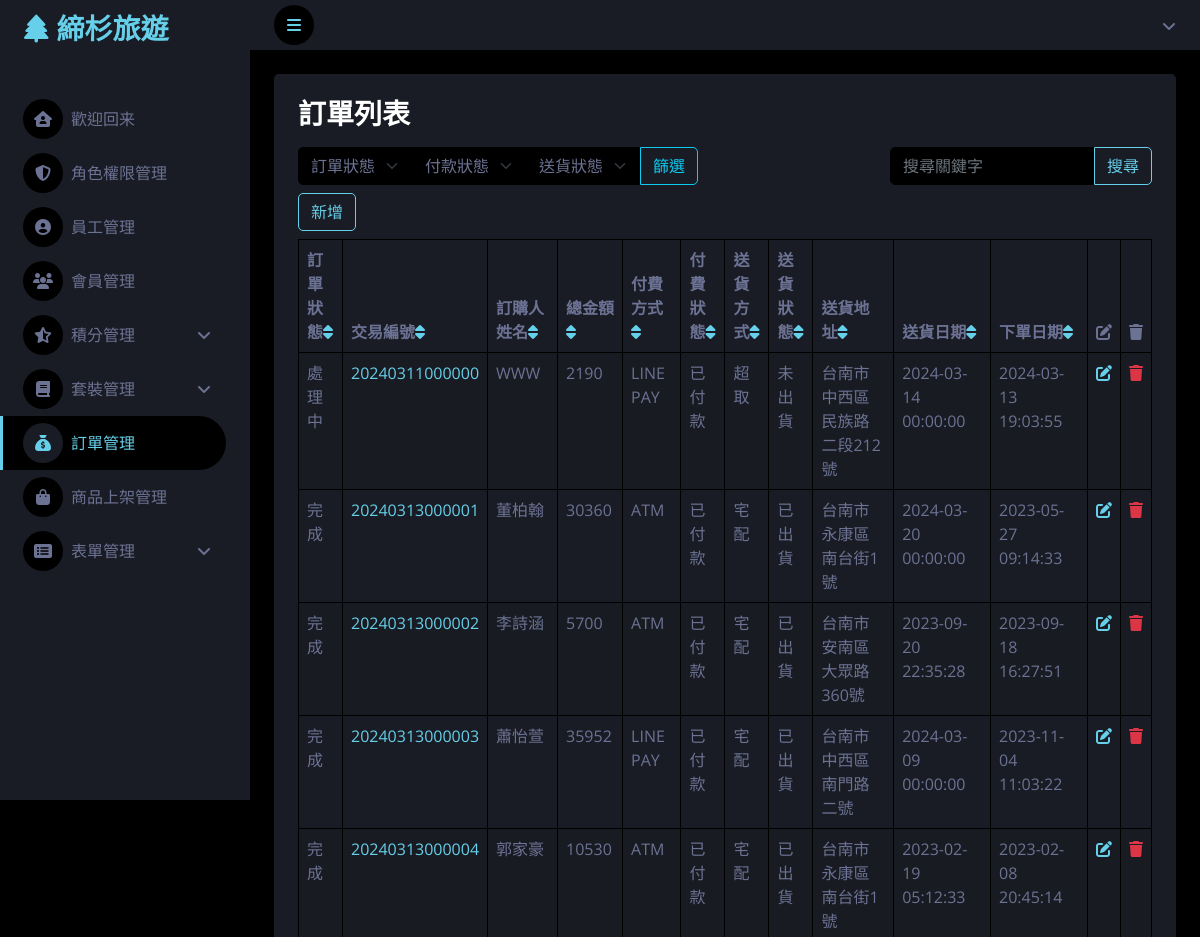
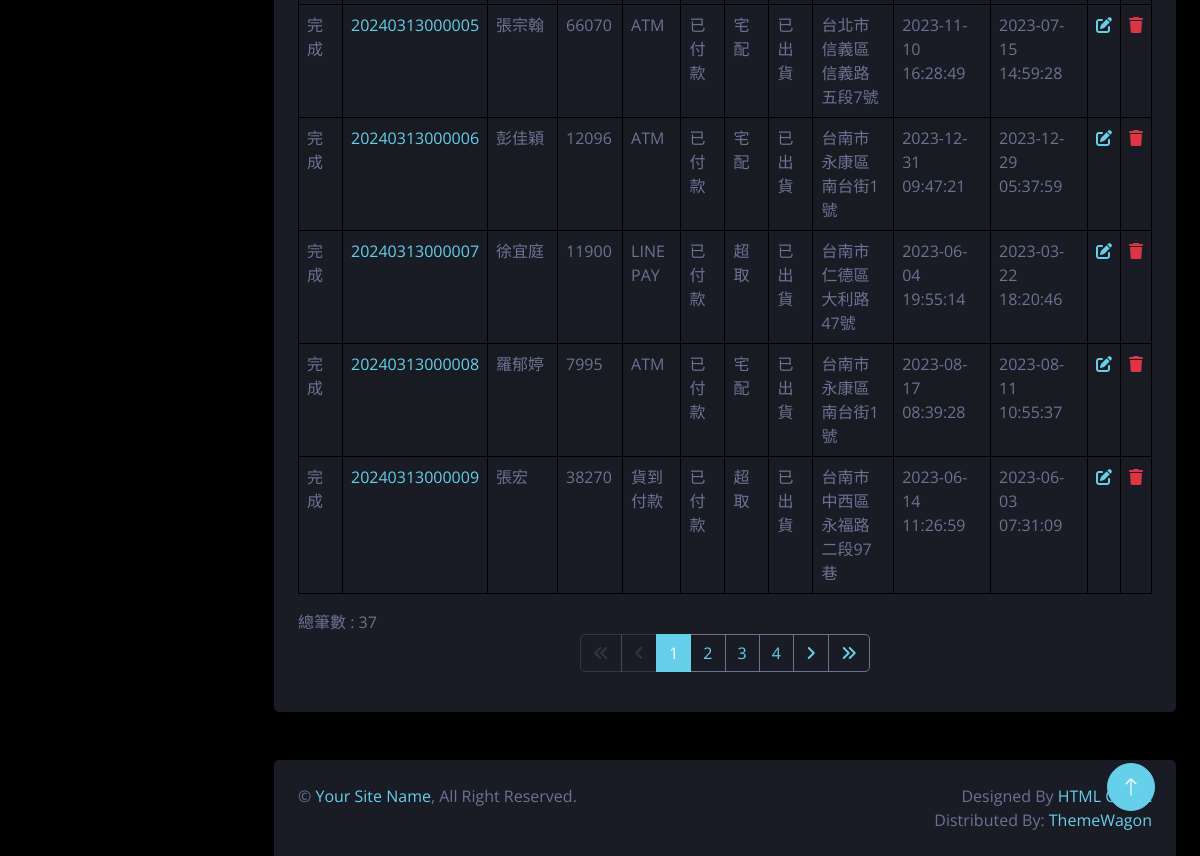
/order/orderList-admin.php, run on the app's committed database (2 pictures, top to bottom).
### tables this page shows
CREATE TABLE `order` (
  `order_id` int(255) NOT NULL,
  `transaction_id` varchar(255) NOT NULL,
  `customer_id` int(50) DEFAULT NULL,
  `purchaser_name` varchar(50) DEFAULT NULL,
  `purchaser_mobile` varchar(50) DEFAULT NULL,
  `purchaser_email` varchar(50) DEFAULT NULL,
  `recipient_name` varchar(50) DEFAULT NULL,
  `recipient_mobile` varchar(50) DEFAULT NULL,
  `total_amount` int(50) NOT NULL,
  `payment_method` varchar(50) DEFAULT NULL,
  `shipping_method` varchar(50) DEFAULT NULL,
  `shipping_address` varchar(50) DEFAULT NULL,
  `invoice_type` varchar(50) DEFAULT NULL,
  `invoice_code` varchar(50) DEFAULT NULL,
  `company_title` varchar(50) DEFAULT NULL,
  `order_date` datetime DEFAULT NULL,
  `payment_status` varchar(50) DEFAULT NULL,
  `shipping_status` varchar(50) DEFAULT NULL,
  `shipping_date` datetime DEFAULT NULL,
  `order_status` varchar(50) DEFAULT NULL
);

### order/orderList-admin.php (the view, shortened to what this page needs)
<?php require __DIR__ . '/parts/pdo-connect.php';session_start();
$isAbled = $_SESSION['permission']['orders'] == 'view' ? 'disabled' : '';
$page = isset($_GET['page']) ? intval($_GET['page']) : 1;
$perPage = 10;
$t_sql = "SELECT COUNT(1) FROM `order`";
$t_stmt = $pdo->query($t_sql);
$totalRows = $t_stmt->fetch(PDO::FETCH_NUM)[0];
$totalPage = ceil($totalRows / $perPage);
$rows = [];
if ($totalRows > 0) {
    $sql = sprintf("SELECT * FROM `order` LIMIT %s,%s", ($page - 1) * $perPage, $perPage);
    $rows = $pdo->query($sql)->fetchAll();
}
$sort_column = isset($_GET['sort_column']) ? $_GET['sort_column'] : '';
$sort_order = isset($_GET['sort_order']) ? $_GET['sort_order'] : 'ASC';
?>
<?php include '../parts/html-head.php' ?>
<?php include '../parts/spinner.php' ?>
<?php include '../parts/slidebar.php' ?>
<?php include '../parts/navbar.php' ?>
<div class="m-4">
    <div class="bg-secondary rounded h-100 p-4 w-100">
    <h3 class="pb-3">訂單列表</h3>
        <div class="row g-4">
            <div class="col mt-3 mb-1 d-flex justify-content-between">
                <?php include __DIR__ . '/filter.php'; ?>
                <?php include __DIR__ . '/search_input.php'; ?>
            </div>
        </div>
        <div class="row d-flex">
            <div class="col">
            <button class="btn btn-outline-primary mb-2" type="button" onclick="window.location.href='add.php';" <?= $isAbled ?>>新增</button>
                <table class="table table-bordered table-striped w-100">
                    <thead>
                        <tr>
                            <th>訂單狀態<a href="?page=<?= $page ?>&sort_column=order_status&sort_order=<?= $sort_column === 'order_status' && $sort_order === 'ASC' ? 'DESC' : 'ASC' ?>"><i class="fa-solid fa-sort"></i></a></th>
                            <th>交易編號<a href="?page=<?= $page ?>&sort_column=transaction_id&sort_order=<?= $sort_column === 'transaction_id' && $sort_order === 'ASC' ? 'DESC' : 'ASC' ?>"><i class="fa-solid fa-sort"></i></a></th>
                            <th>訂購人姓名<a href="?page=<?= $page ?>&sort_column=purchaser_name&sort_order=<?= $sort_column === 'purchaser_name' && $sort_order === 'ASC' ? 'DESC' : 'ASC' ?>"><i class="fa-solid fa-sort"></i></a></th>
                            <th>總金額<a href="?page=<?= $page ?>&sort_column=total_amount&sort_order=<?= $sort_column === 'total_amount' && $sort_order === 'ASC' ? 'DESC' : 'ASC' ?>"><i class="fa-solid fa-sort"></i></a></th>
                            <th>付費方式<a href="?page=<?= $page ?>&sort_column=payment_method&sort_order=<?= $sort_column === 'payment_method' && $sort_order === 'ASC' ? 'DESC' : 'ASC' ?>"><i class="fa-solid fa-sort"></i></a></th>
                            <th>付費狀態<a href="?page=<?= $page ?>&sort_column=payment_status&sort_order=<?= $sort_column === 'payment_status' && $sort_order === 'ASC' ? 'DESC' : 'ASC' ?>"><i class="fa-solid fa-sort"></i></a></th>
                            <th>送貨方式<a href="?page=<?= $page ?>&sort_column=shipping_method&sort_order=<?= $sort_column === 'shipping_method' && $sort_order === 'ASC' ? 'DESC' : 'ASC' ?>"><i class="fa-solid fa-sort"></i></a></th>
                            <th>送貨狀態<a href="?page=<?= $page ?>&sort_column=shipping_status&sort_order=<?= $sort_column === 'shipping_status' && $sort_order === 'ASC' ? 'DESC' : 'ASC' ?>"><i class="fa-solid fa-sort"></i></a></th>
                            <th>送貨地址<a href="?page=<?= $page ?>&sort_column=shipping_address&sort_order=<?= $sort_column === 'shipping_address' && $sort_order === 'ASC' ? 'DESC' : 'ASC' ?>"><i class="fa-solid fa-sort"></i></a></th>
                            <th>送貨日期<a href="?page=<?= $page ?>&sort_column=shipping_date&sort_order=<?= $sort_column === 'shipping_date' && $sort_order === 'ASC' ? 'DESC' : 'ASC' ?>"><i class="fa-solid fa-sort"></i></a></th>
                            <th>下單日期<a href="?page=<?= $page ?>&sort_column=order_date&sort_order=<?= $sort_column === 'order_date' && $sort_order === 'ASC' ? 'DESC' : 'ASC' ?>"><i class="fa-solid fa-sort"></i></a></th>
                            <th><i class="fa-solid fa-pen-to-square"></i></th>
                            <th><i class="fa-solid fa-trash"></i></th>
                        </tr>
                    </thead>
                    <tbody>
                        <?php foreach ($rows as $r) : ?>
                            <tr>
                                <td><?= $r['order_status'] ?></td>
                                <td><a href="order_detail.php?transaction_id=<?= htmlentities($r['transaction_id']) ?>"><?= htmlentities($r['transaction_id']) ?></td>
                                <td><?= $r['purchaser_name'] ?></td>
                                <td><?= $r['total_amount'] ?></td>
                                <td><?= $r['payment_method'] ?></td>
                                <td><?= $r['payment_status'] ?></td>
                                <td><?= $r['shipping_method'] ?></td>
                                <td><?= $r['shipping_status'] ?></td>
                                <td><?= $r['shipping_address'] ?></td>
                                <td><?= $r['shipping_date'] ?></td>
                                <td><?= $r['order_date'] ?></td>
                                <td><a href="edit.php?order_id=<?= $r['order_id'] ?>" class="<?= $isAbled ?>"><i class="fa-solid fa-pen-to-square"></i></a></td>
                                <td><a href="javascript:deleteOne(<?= $r['order_id'] ?>)" class="<?= $isAbled ?>"><i class="fa-solid fa-trash  text-danger"></i></a></td>
                            </tr>
                        <?php endforeach ?>
                    </tbody>
                </table>
            </div>
            <nav aria-label="First group">
                <div class="col"><span>總筆數 : </span><?= $totalRows ?></div>
                <ul class="pagination justify-content-center ">
                    <li class="page-item <?= $page == 1 ? 'disabled' : '' ?> ">
                        <a class="page-link bg-secondary border-light" href="?page=<?= 1 ?>">
                            <i class="fa-solid fa-angles-left"></i>
                        </a>
                    </li>
                    <li class="page-item <?= $page == 1 ? 'disabled' : '' ?>">
                        <a class="page-link bg-secondary border-light" href="?page=<?= $page - 1 ?>">
                            <i class="fa-solid fa-angle-left"></i>
                        </a>
                    </li>
                    <?php for ($i = $page - 5; $i <= $page + 5; $i++) : ?>
                        <?php if ($i >= 1 and $i <= $totalPage) : ?>
                            <li class="page-item <?= $i != $page ?: 'active' ?>">
                                <a class="page-link <?= $i != $page ? 'bg-secondary border-light' : 'active' ?>" href="?page=<?= $i ?>"><?= $i ?></a>
                            </li>
                        <?php endif ?>
                    <?php endfor ?>
                    <li class="page-item <?= $page == $totalPage ? 'disabled' : '' ?>">
                        <a class="page-link bg-secondary border-light" href="?page=<?= $page + 1 ?>">
                            <i class="fa-solid fa-angle-right"></i>
                        </a>
                    </li>
                    <li class="page-item <?= $page == $totalPage ? 'disabled' : '' ?>">
                        <a class="page-link bg-secondary border-light" href="?page=<?= $totalPage ?>">
                            <i class="fa-solid fa-angles-right"></i>
                        </a>
                    </li>
                </ul>
            </nav>
        </div>
    </div>
</div>
<?php include '../parts/footer.php' ?>
<?php include '../parts/html-foot.php' ?>

### css/style.css (style rules this page uses)
:root { --primary: rgb(102, 207, 233); --secondary: #191C24; --light: #6C7293; --dark: #000000; }
.btn { transition: .5s; }

### parts/html-head.php (style rules this page uses)
.disabled { pointer-events: none !important; opacity: 0.3 !important; user-select: none; }

### data on the page
order: order_status "處理中", transaction "20240311000000", purchaser_name "WWW", total_amount "2190", payment_method "LINE PAY", payment_status "已付款", shipping_method "超取", shipping_status "未出貨", shipping_address "台南市中西區民族路二段212號", shipping_date "2024-03-14 00:00:00", order_date "2024-03-13 19:03:55"
order: order_status "完成", transaction "20240313000001", purchaser_name "董柏翰", total_amount "30360", payment_method "ATM", payment_status "已付款", shipping_method "宅配", shipping_status "已出貨", shipping_address "台南市永康區南台街1號", shipping_date "2024-03-20 00:00:00", order_date "2023-05-27 09:14:33"
order: order_status "完成", transaction "20240313000002", purchaser_name "李詩涵", total_amount "5700", payment_method "ATM", payment_status "已付款", shipping_method "宅配", shipping_status "已出貨", shipping_address "台南市安南區大眾路360號", shipping_date "2023-09-20 22:35:28", order_date "2023-09-18 16:27:51"
order: order_status "完成", transaction "20240313000003", purchaser_name "蕭怡萱", total_amount "35952", payment_method "LINE PAY", payment_status "已付款", shipping_method "宅配", shipping_status "已出貨", shipping_address "台南市中西區南門路二號", shipping_date "2024-03-09 00:00:00", order_date "2023-11-04 11:03:22"
order: order_status "完成", transaction "20240313000004", purchaser_name "郭家豪", total_amount "10530", payment_method "ATM", payment_status "已付款", shipping_method "宅配", shipping_status "已出貨", shipping_address "台南市永康區南台街1號", shipping_date "2023-02-19 05:12:33", order_date "2023-02-08 20:45:14"
order: order_status "完成", transaction "20240313000005", purchaser_name "張宗翰", total_amount "66070", payment_method "ATM", payment_status "已付款", shipping_method "宅配", shipping_status "已出貨", shipping_address "台北市信義區信義路五段7號", shipping_date "2023-11-10 16:28:49", order_date "2023-07-15 14:59:28"
order: order_status "完成", transaction "20240313000006", purchaser_name "彭佳穎", total_amount "12096", payment_method "ATM", payment_status "已付款", shipping_method "宅配", shipping_status "已出貨", shipping_address "台南市永康區南台街1號", shipping_date "2023-12-31 09:47:21", order_date "2023-12-29 05:37:59"
order: order_status "完成", transaction "20240313000007", purchaser_name "徐宜庭", total_amount "11900", payment_method "LINE PAY", payment_status "已付款", shipping_method "超取", shipping_status "已出貨", shipping_address "台南市仁德區大利路47號", shipping_date "2023-06-04 19:55:14", order_date "2023-03-22 18:20:46"
order: order_status "完成", transaction "20240313000008", purchaser_name "羅郁婷", total_amount "7995", payment_method "ATM", payment_status "已付款", shipping_method "宅配", shipping_status "已出貨", shipping_address "台南市永康區南台街1號", shipping_date "2023-08-17 08:39:28", order_date "2023-08-11 10:55:37"
order: order_status "完成", transaction "20240313000009", purchaser_name "張宏", total_amount "38270", payment_method "貨到付款", payment_status "已付款", shipping_method "超取", shipping_status "已出貨", shipping_address "台南市中西區永福路二段97巷", shipping_date "2023-06-14 11:26:59", order_date "2023-06-03 07:31:09"

### other printed values
$totalRows "37"
